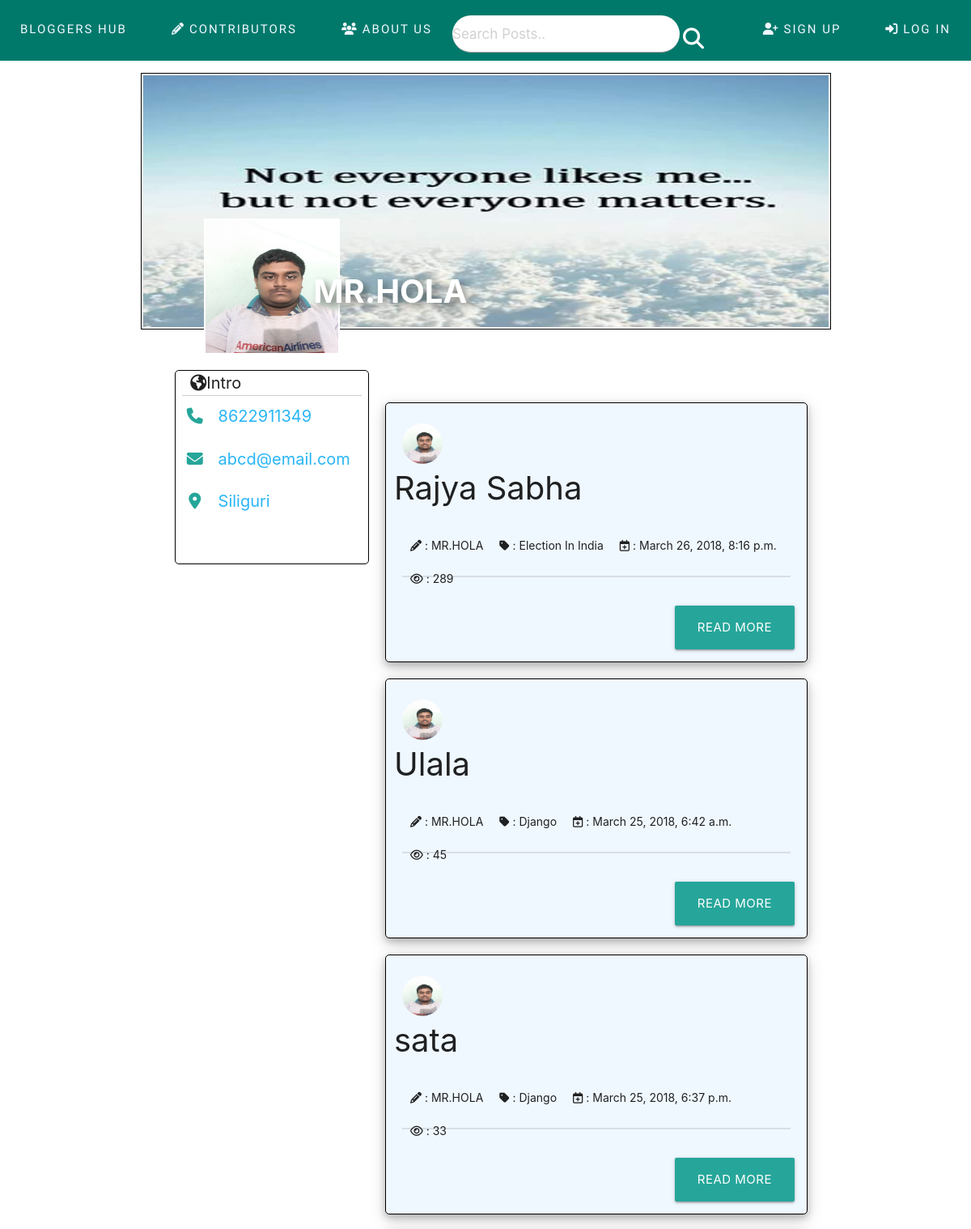
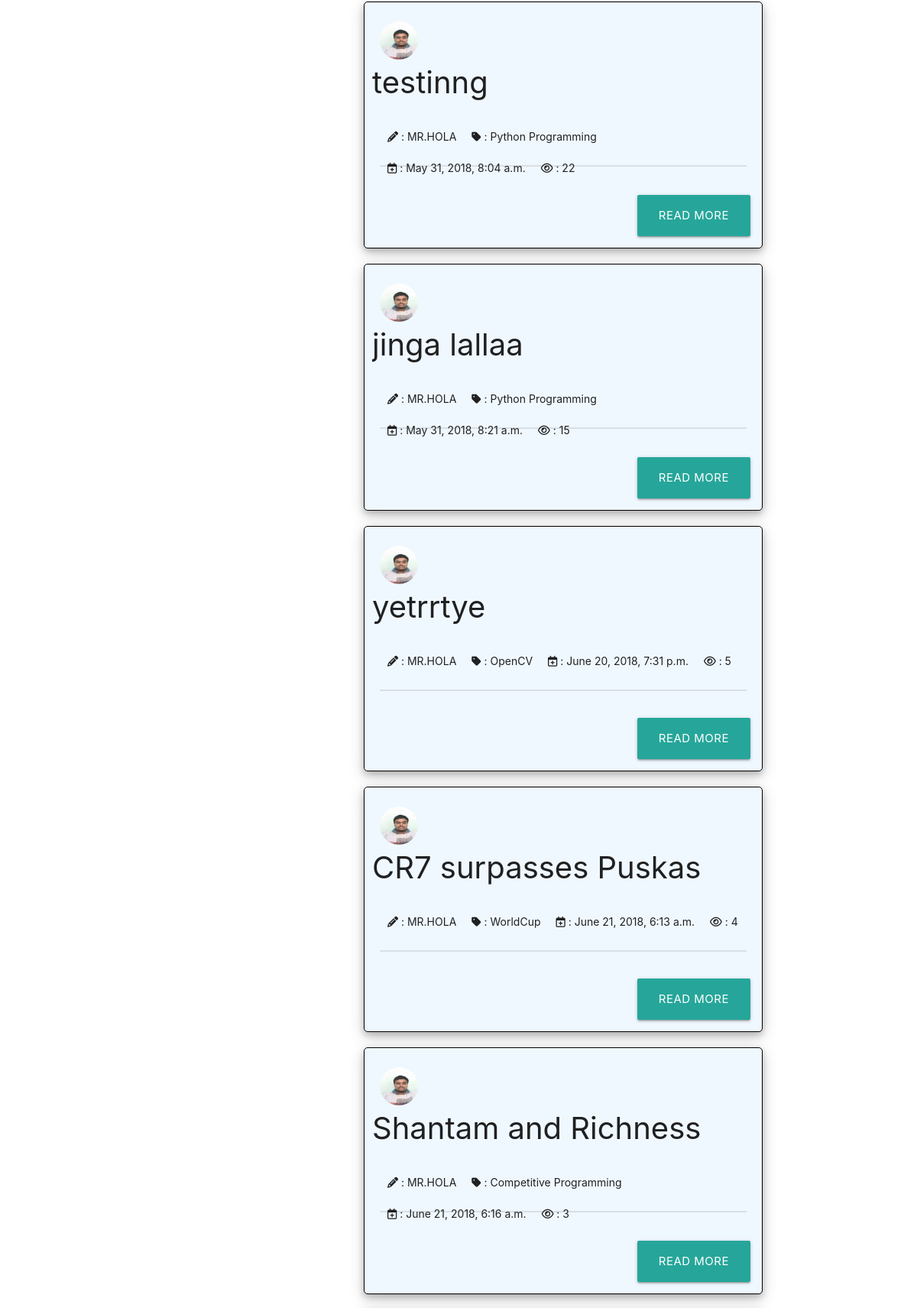
The page /posts/users=13/ (upper part) on the database its author committed (2 pictures, top to bottom).
### posts/models.py (models this page shows, shortened)
class Profile(models.Model):
     user=models.OneToOneField(User,max_length=100,on_delete=models.CASCADE)
     mail=models.CharField(max_length=250,editable=False)
     phone=models.CharField(max_length=10)
     city=models.CharField(max_length=100)
     profile_pic=models.FileField(default='blank-profile-picture-973460_640.png')
     cover_pic=models.FileField(default='default-bigcover.jpg')
     def __str__(self):
         return self.user.username

class Blogs(models.Model):
    topic= models.ForeignKey(Topic, on_delete=models.CASCADE)
    author=models.ForeignKey(Profile, null=True, blank=True)
    title=models.CharField(max_length=1000,unique=True)
    description=models.TextField()
    created_date = models.DateTimeField(default=timezone.now)
    published_date = models.DateTimeField(auto_now_add=True)
    views=models.IntegerField(default=0,editable=False)
    class Meta:
        ordering = ['-views']

class Topic(models.Model):
    topic_name=models.CharField(max_length=300,unique=True)
    genre= models.CharField(max_length=100,unique=True)
    topic_logo=models.FileField(default='default.png')
    def __str__(self):
        return self.topic_name

### posts/views.py (the view)
# urls.py: url(r'^users=(?P<user_id>[0-9]+)/$',views.profile_view, name='profile'),
def profile_view(request,user_id):
    user=User.objects.get(id=user_id)
    profile=Profile.objects.get(user=user)
    all_blogs=Blogs.objects.filter(author=profile)
    pair={};i=0
    for blog in all_blogs:
        pair[i]=blog.description
        i+=1
    all_user=User.objects.all()
    contributors=[]
    for i in all_user:
        if len(Blogs.objects.filter(author=Profile.objects.get(user=i)))>0:
            contributors.append(i)
    return render(request,'posts/profile.html',{'user':user,'profile':profile,'all_blogs':all_blogs,
                'pair':json.dumps(pair),'all_user':contributors})

### posts/templates/posts/profile.html (shortened to what this page needs)
<html>
    <head>
        <link rel="stylesheet" href="https://cdnjs.cloudflare.com/ajax/libs/materialize/1.0.0-alpha.4/css/materialize.min.css">
        <link href="//cdn.quilljs.com/1.3.6/quill.snow.css" rel="stylesheet">
        <link href="//cdn.quilljs.com/1.3.6/quill.bubble.css" rel="stylesheet">
        {%load static %}
        <link rel="stylesheet" type="text/css" href="{% static 'posts/style3.css' %}">
        <link rel="stylesheet" type="text/css" href="{% static 'posts/style.css' %}"/>
        <link rel="stylesheet" type="text/css" href="{% static 'posts/style1.css' %}"/>
        <link rel="stylesheet" type="text/css" href="{% static 'posts/style5.css' %}"/>
        {% include 'posts/base.html' %}
    </head>
    <body>
        {% include 'posts/modal4.html' %}
        <main>
        <div class="cover">
                <img class="cp materialboxed" src="{{user.profile.cover_pic.url}}"  width="851px" height="315px">
            <div class="name">{{user.username}}</div>
        </div>
        <div class="profile_pic">
            <img class="pp materialboxed" src="{{user.profile.profile_pic.url}}"  width="168px" height="168px">
        </div>
        <div class="bio">
            <div class="bio_title"><span><i class="fa fa-globe" aria-hidden="true"></i></span>Intro</div>
            {% if user.profile.phone %}
                <div class="phone"><span class="icons"><i class="fa fa-phone" aria-hidden="true"></i></span>
                <div class="val">{{user.profile.phone}}</div></div>
            {% endif %}
            {% if user.email %}
            <div class="mail"><span class="icons"><i class="fa fa-envelope" aria-hidden="true"></i></span>
                <div class="val">{{user.email}}</div></div>
            {% endif %}
            {% if user.profile.city %}
                <div class="city"><span class="icons"><i class="fa fa-map-marker" aria-hidden="true"></i></span>
                <div class="val">{{user.profile.city}}</div></div>
            {% endif %}
        </div>
        <div class="all_blogs">
        {% if all_blogs %}
        {% for blog in all_blogs %}
            <div class="contents"  id="post-{{forloop.counter}}" >
                    <div class="title"><span class="pp_img"><img class="pp_side" src="{{user.profile.profile_pic.url}}"  width="50px" height="50px"></span><div class="blog_title">{{ blog.title }} </div>
                </div>
                <div class="blog-details">
                    <ul>
                        <li><span><i class="fa fa-pencil" aria-hidden="true"></i></span> : {{ blog.author }}</li>
                        <li><span><i class="fa fa-tag" aria-hidden="true"></i></span> : {{ blog.topic }}</li>
                        <li><span><i class="fa fa-calendar-plus-o" aria-hidden="true"></i></span> : {{ blog.published_date }}</li>
                        <li><span><i class="fa fa-eye" aria-hidden="true"></i></span> :  {{ blog.views }}</li>
                    </ul>
                </div>
                <a class="waves-effect waves-light btn-large more" href="{%url 'posts:descriptions' blog.topic.id blog.id %}">READ MORE</a>
            </div>
        {% endfor %}
    </div>
    {% else %}
        {% if request.user.id == user.id %}
            <div class="def"><h2>YOU DON'T HAVE ANY BLOGS</h2></div>
        {% else %}
        <div class="def"><h2>NO BLOGS TO SHOW</h2></div>
        {% endif %}
    {% endif %}
    </main>
        {% include 'posts/footer.html' %}
</body>
</html>

### posts/templates/posts/base.html (shortened to what this page needs)
<!DOCTYPE html>
<html lang="en">
<head>
    {% load static %}
     <link rel="stylesheet" href="https://cdnjs.cloudflare.com/ajax/libs/materialize/1.0.0-alpha.4/css/materialize.min.css">
     <link rel="stylesheet" type="text/css" href="{% static 'posts/style.css' %}"/>
    {%load static %}
    {% include 'posts/modal3.html' %}
    {% include 'posts/modal1.html' %}
    {% include 'posts/modal2.html' %}
</head>
<body>
    <ul class="nav-bar  teal darken-2">
        <li class="tab"><a class="links" href="{% url 'posts:index' %}">BLOGGERS HUB</a></li>
        <li class="tab"><a class="links" href="#"><span><i class="fa fa-pencil" aria-hidden="true"></i></span>CONTRIBUTORS</a>
        </li>
        <li class="tab"><a class="links" href="#"><span><i class="fa fa-users" aria-hidden="true"></i></span>ABOUT US</a></li>
         <li class="tab"><div class="search">
             <form method="POST" action="{%url 'posts:search'%}" >
                    <input type="text" id="search" name="q" placeholder="Search Posts..">
                    <button type="submit" class="search-button"><i class="fa fa-search" aria-hidden="true"></i></button>
             </form>
         </div></li>
         {% if request.user.username != "" %}
        <li class="tab"><a class="modal-trigger links" href="#modal2"><span><i class="fa fa-sign-out" aria-hidden="true"></i></span>LOG OUT</a></li>
        <li class="tab"><a class="links" href="{%url 'posts:profile' request.user.id %}">{{request.user.username}}</a></li>
        {% else %}
        <li class="tab"><a  class="modal-trigger links" href="#modal1"><span><i class="fa fa-sign-in" aria-hidden="true"></i></span>LOG IN</a></li>
        <li class="tab"><a  class="modal-trigger links" href="#modal3"><span><i class="fa fa-user-plus" aria-hidden="true"></i></span>SIGN UP</a></li>
        {% endif %}
    </ul>
</body>
</html>

### posts/templates/posts/modal3.html (shortened to what this page needs)
<html>
    <head>
            {% load static %}
            <link rel="stylesheet" type="text/css" href="{% static 'posts/style7.css' %}"/>
    </head>
</html>

### posts/templates/posts/modal1.html (shortened to what this page needs)
<html>
    <head>
            <link rel="stylesheet" href="https://cdnjs.cloudflare.com/ajax/libs/materialize/1.0.0-alpha.4/css/materialize.min.css">
            {%load static %}
           <link rel="stylesheet" type="text/css" href="{% static 'posts/style.css' %}"/>
           <link rel="stylesheet" type="text/css" href="{% static 'posts/style6.css' %}"/>
    </head>
    <body>
    </body>
</html>

### posts/templates/posts/modal2.html (shortened to what this page needs)
<html>
</html>

### posts/templates/posts/modal4.html (shortened to what this page needs)
<html>
</html>

### posts/templates/posts/footer.html (shortened to what this page needs)
<html>
    <head>
        {%load static %}
        <link rel="stylesheet" type="text/css" href="{% static 'posts/style9.css' %}">
    </head>
</html>

### posts/static/posts/style3.css (style rules this page uses)
body { padding-top: 4em; }
.contents { position: relative; top: 6em; margin-left: auto; margin-right: auto; width: 95%; display: block; overflow: auto; background-color: aliceblue; display:block; box-shadow: 0 4px 8px 0 rgba(0, 0, 0, 0.2), 0 6px 20px 0 rgba(0, 0, 0, 0.19); border-radius: 5px; }
.blog-details { margin: 20px; display:block; height: 4em; border-bottom: 2px solid rgba(0,0,0,0.1); }
li { margin : auto; padding: 10px; float: left; font-size: 18px; }
.title { white-space: nowrap; font-size: 40px; margin-top: 20px; margin-right: 20px; display: block; overflow: hidden; text-overflow: ellipsis; }
.title span { margin-right:5px; margin-left:10px; }
.pp_side { border-radius: 50%; }
.pp_img,.blog_title { float: left; }
.blog_title { white-space: nowrap; font-size: 40px; width: 490px; display: block; overflow: hidden; text-overflow: ellipsis; }
.pp_img { margin-top: 5px; }

### posts/static/posts/style.css (style rules this page uses)
body { background: white; background-size: cover; background-repeat: no-repeat; background-attachment: fixed ; background-position: center; margin: 0; padding: 0; }
ul.nav-bar { width: 100%; height: 5em; position: fixed; z-index: 100; padding: 0; top: 0; left: 0; margin: 0; }
ul.nav-bar li.tab { padding: 0; margin: 0px; }
ul.nav-bar li.tab a.links { position: relative; text-decoration: none; padding: 25px; text-align: center; font-family: 'Song Myung', serif; top: 0; font-size: 15px; float:left; color: aliceblue; margin: 0; display: block; letter-spacing: 2px; }
ul.nav-bar li.tab a.links:before { content: ''; position: absolute; bottom: -3px; left: 0; width: 100%; height: 6px; border-radius: 50px 50px 50px 50px; transform: scale(0); transform-origin: right; transition: transform 0.5s; background: cadetblue; }
ul.nav-bar li.tab:nth-child(5),ul.nav-bar li.tab:nth-child(6) { float: right; }
ul.nav-bar li.tab .search { position: relative; float: left; display: block; width: 100%; height: inherit; }
ul.nav-bar li.tab .search .search-button { position: absolute; top: 28%; right: -40px; padding: 10px; font-size: 26px; background: inherit; color: white; border: none; outline: none; cursor: pointer; }
ul.nav-bar li.tab .search input[type=text] { position: relative; padding: 0px; border-radius: 50px 50px 50px 50px; margin-top: 19px; margin-right: 16px; font-size: 17px; outline: none; background-color: white; }
ul.nav-bar li.tab a.links span { margin: 5px; }

### posts/static/posts/style1.css (style rules this page uses)
body { padding-top:6em; }
.contents { width: 60%; margin-top: 20px; border: 1px solid black; margin-left: 35px; }
.more { float: right; margin : 15px; }
.title { margin-left: 10px; }
li { font-size: 16px; }
.title { white-space: nowrap; font-size: 40px; margin-top: 20px; margin-right: 20px; display: block; overflow: hidden; text-overflow: ellipsis; }
.title span { margin-right:5px; margin-left:10px; }
.pp_side { border-radius: 50%; }
.pp_img,.blog_title { float: left; }
.blog_title { white-space: nowrap; font-size: 40px; width: 490px; display: block; overflow: hidden; text-overflow: ellipsis; }
.pp_img { margin-top: 5px; }

### posts/static/posts/style9.css (style rules this page uses)
ul li { margin: 0px; }

### rows shown on the page
Blogs: profile.profile_pic (picture), title "Rajya Sabha", author "MR.HOLA", topic "Election In India", published_date "March 26, 2018, 8:16 p.m.", views "289"
Blogs: profile.profile_pic (picture), title "Ulala", author "MR.HOLA", topic "Django", published_date "March 25, 2018, 6:42 a.m.", views "45"
Blogs: profile.profile_pic (picture), title "sata", author "MR.HOLA", topic "Django", published_date "March 25, 2018, 6:37 p.m.", views "33"
Blogs: profile.profile_pic (picture), title "testinng", author "MR.HOLA", topic "Python Programming", published_date "May 31, 2018, 8:04 a.m.", views "22"
Blogs: profile.profile_pic (picture), title "jinga lallaa", author "MR.HOLA", topic "Python Programming", published_date "May 31, 2018, 8:21 a.m.", views "15"
Blogs: profile.profile_pic (picture), title "yetrrtye", author "MR.HOLA", topic "OpenCV", published_date "June 20, 2018, 7:31 p.m.", views "5"
Blogs: profile.profile_pic (picture), title "CR7 surpasses Puskas", author "MR.HOLA", topic "WorldCup", published_date "June 21, 2018, 6:13 a.m.", views "4"
Blogs: profile.profile_pic (picture), title "Shantam and Richness", author "MR.HOLA", topic "Competitive Programming", published_date "June 21, 2018, 6:16 a.m.", views "3"

### other values the page prints
{{ user.username }} "MR.HOLA"
{{ user.profile.phone }} "8622911349"
{{ user.email }} "abcd@email.com"
{{ user.profile.city }} "Siliguri"
